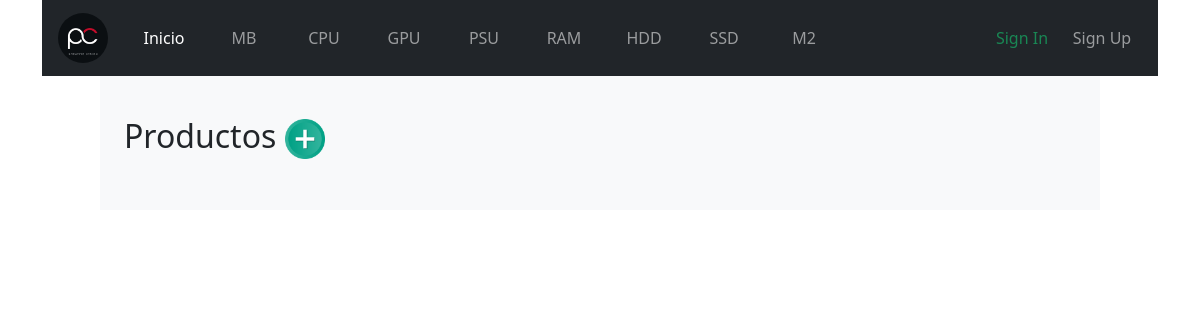
Before: /panel/ with the older database file.
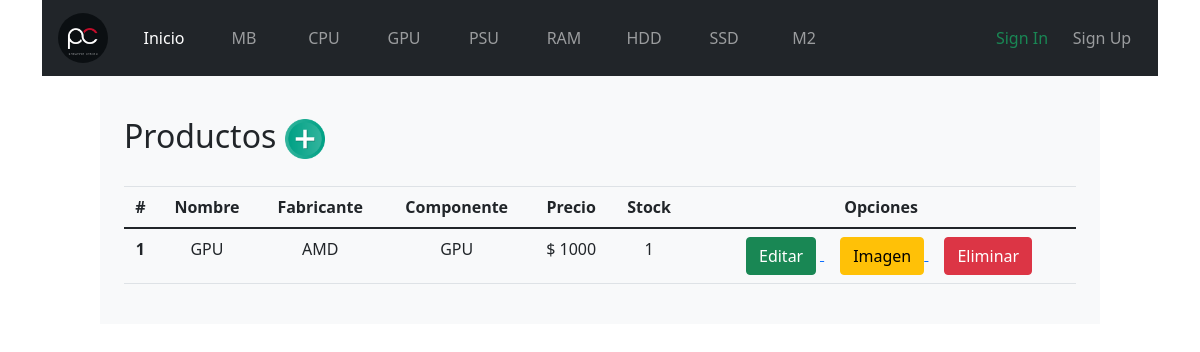
After: the same page with the newer database file.
### core/models.py (models this page shows, shortened)
class Producto(models.Model):
    ID          = models.AutoField(primary_key=True)
    Nombre      = models.CharField(max_length=99)
    Fabricante  = models.ForeignKey(Fabricante, on_delete=models.CASCADE, null=True, blank=True)
    Componente  = models.ForeignKey(Componente, on_delete=models.CASCADE, null=True, blank=True)
    Precio      = models.IntegerField(default=0)
    Stock       = models.IntegerField(default=0)
    Imagen      = models.FileField(upload_to='static/media', null=True, blank=True )

class Fabricante(models.Model):
    ID          = models.AutoField(primary_key=True)
    Nombre      = models.CharField(max_length=99)
    def __str__(self):
        return self.Nombre

class Componente(models.Model):
    ID          = models.AutoField(primary_key=True)
    Nombre      = models.CharField(max_length=99)
    def __str__(self):
        return self.Nombre

### core/views.py (the view)
# urls.py: path('panel/', Panel, name='Panel'),
def Panel(request):
    productos = Producto.objects.all()
    contexto = {'productos': productos}
    return render(request,'panel.html', contexto)

### core/templates/panel.html
{% extends 'base.html' %}
{% load static %}
{% block body%}
<div class="container bg-light col-md-10" style="padding: 2%;">
    <h2 class="justify-content-between">Productos
    <a href="{% url 'FormAddProd' %}">
        <img src="../static/img/interface/add.ico" alt="Añadir productos" style="margin-bottom: 2%;margin-top: 2%; max-width: 40px;">
    </a></h2>
    <div class="row">
        {% for Producto in productos %}
        <div class="col-md-12 container justify-content-center">
              <table class="table" style="text-align: center;">
                <thead>
                  <tr>
                    <th scope="col">#</th>
                    <th scope="col">Nombre</th>
                    <th scope="col">Fabricante</th>
                    <th scope="col">Componente</th>
                    <th scope="col">Precio</th>
                    <th scope="col">Stock</th>
                    <th scope="col">Opciones</th>
                  </tr>
                </thead>
                <tbody>
                  <tr>
                    <th scope="row">{{Producto.ID}}</th>
                    <td>{{Producto.Nombre}}</td>
                    <td>{{Producto.Fabricante}}</td>
                    <td>{{Producto.Componente}}</td>
                    <td>$ {{Producto.Precio}}</td>
                    <td>{{Producto.Stock}}</td>
                    <td>
                        <a href="{% url 'FormAddProd' %}">
                            <button type="button" class="btn btn-success ml-3 " style="margin-right: 1%;">Editar</button>
                        </a>
                        <a href="{% url 'FormAddProd' %}">
                            <button type="button" class="btn btn-warning ml-3 ">Imagen</button>
                        </a>
                        <a href="{% url 'FormAddProd' %}">
                            <button type="button" class="btn btn-danger ml-3 ">Eliminar</button>
                        </a>
                    </td>
                  </tr>
                </tbody>
              </table>
        </div>
        {% endfor %}
    </div>
</div>
{% endblock%}

Changed rows visible on the page:
added Producto: ID "1", Nombre "GPU", Fabricante "AMD", Componente "GPU", Precio "1000", Stock "1"
